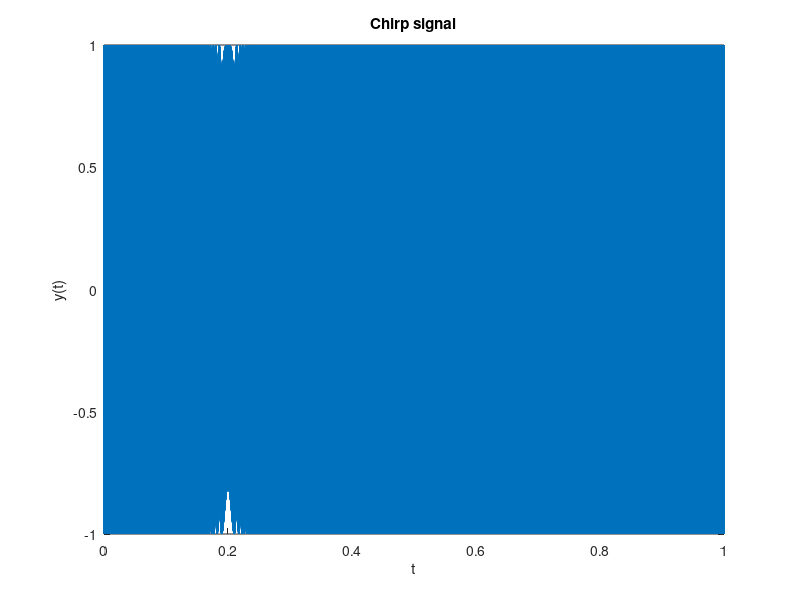

MATLAB code for this plot: (Note: this script raises an error after producing the figure.)
close all;

% generate chirp
%--------------------------------------------------------------------------
fs = 192000;
start_f = 38000;
stop_f = 40000;
t = 0:1/fs:1;
t1 = 1;

y = chirp(t, start_f, t1, stop_f, 'linear');

figure
plot(t, y)
title('Chirp signal')
xlabel('t')
ylabel('y(t)')

%spectrogram parameters
%--------------------------------------------------------------------------
wlen = 1024;        % window length
num_overlap = 512;  % frame overlap size
hop = wlen - num_overlap;   % hop size
nfft = 1024;        %number of fft points


% using matlab's spectrogram function
%--------------------------------------------------------------------------
figure
spectrogram(y, wlen, num_overlap, nfft, fs, 'yaxis')
colormap jet

% using custom stft function
%--------------------------------------------------------------------------
[stft, f, t] = custom_stft(y, wlen, hop, nfft, fs);
stft_dB = 20*log10(abs(stft));

figure;
imagesc(t,f/1000,stft_dB)
title('Custom Spectrogram')
xlabel('Time(s)')
ylabel('Frequency(kHz)')

hcol = colorbar;
colormap jet
ylabel(hcol, 'Magnitude, dB')


% custom stft function
%--------------------------------------------------------------------------
function [stft, f, t] = custom_stft(y, wlen, hop, nfft, fs)
    y = y(:);   % transpose to column vector
    ylen = length(y);
    
    win = hamming(wlen);
    
    num_frames = 1+ fix((ylen-wlen)/hop);
    
    stft = zeros(nfft, num_frames); % initialise stft matrix
    
    % initialize the indexes
    indx = 0;
    col = 1;

    % perform STFT
    while indx + wlen <= ylen
        % windowing
        yw = y(indx+1:indx+wlen).*win;

        % FFT
        Y = fftshift(fft(yw, nfft));

        % update the stft matrix
        stft(:, col) = Y(1:nfft);

        % update the indexes
        indx = indx + hop;
        col = col + 1;
    end
    
    % calculate time and frequency vectors
    t = (wlen/2:hop:wlen/2+(num_frames-1)*hop)/fs;
    f = (-nfft/2:1:(nfft/2-1))*fs/nfft;
    
end